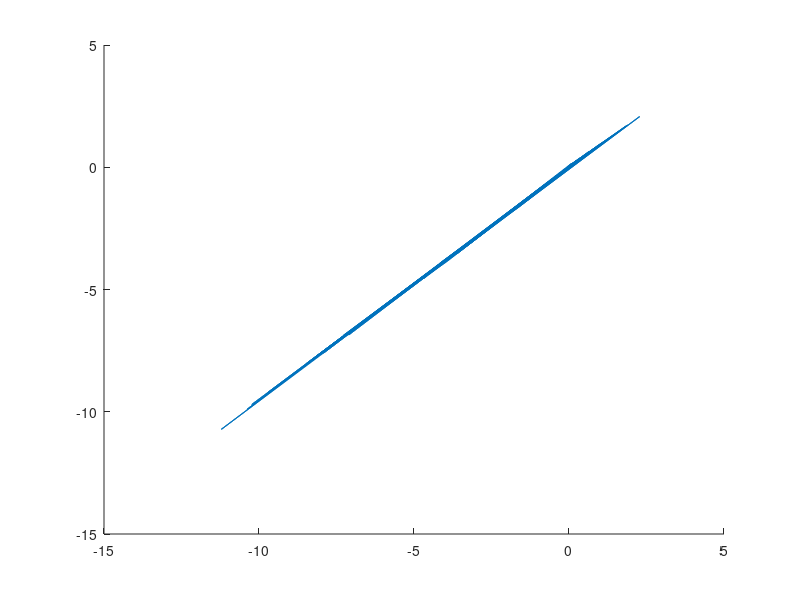
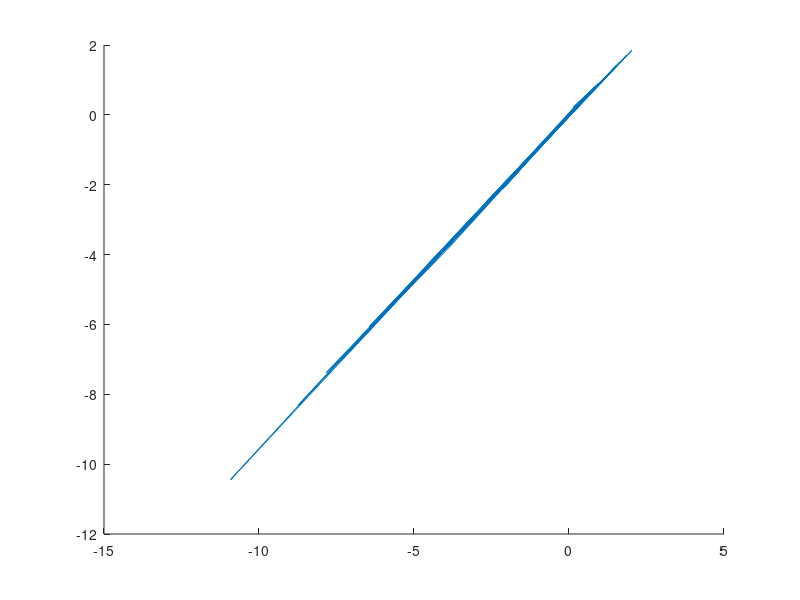
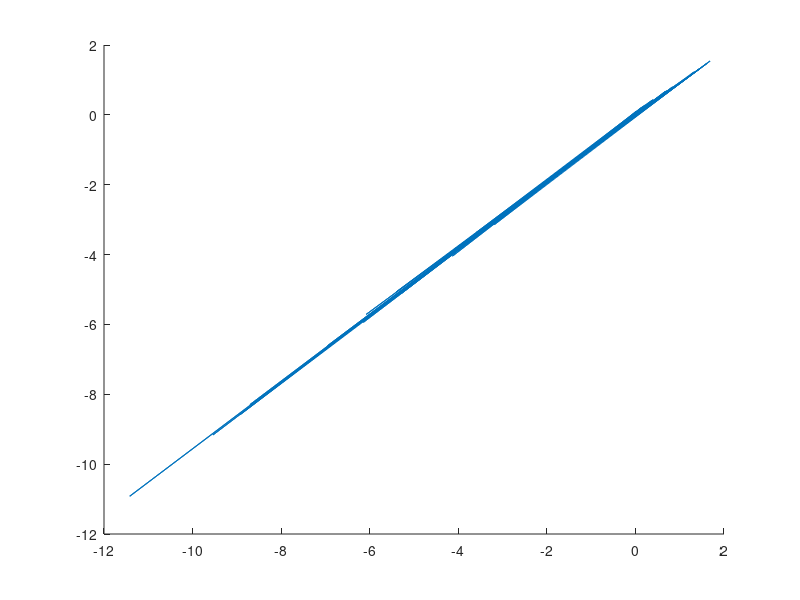
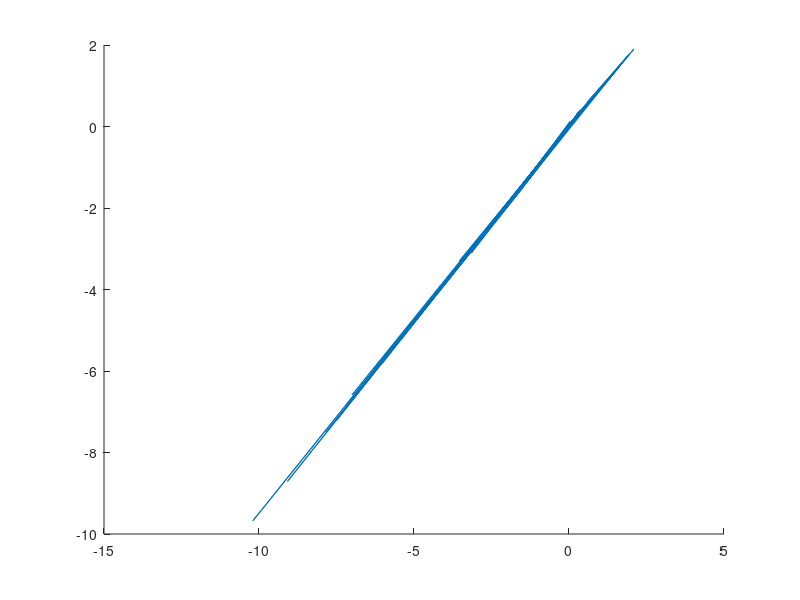

Write the MATLAB code that produced these figures, in order.
% a) Competing Dynamics Model
true_set = [];
for n = 1:5 
    
    x = 3*rand(100,1);
    y = 2*rand(100,1);
    sets = [x,y];
    delta_t = 0.1;

    for col=1:size(sets)
        x = sets(col,1);
        y = sets(col,2);

        x_dot = ((3-x-2*y)*x) + delta_t*((3-x-2*y)*x);
        y_dot = ((3-x-2*y)*x) + delta_t*((2-y-x)*y);
        new_set(col,:) = [x_dot,y_dot];
    end
    figure
    hold on;
    plot(new_set(:,1),new_set(:,2));
    hold on;
%     true_set = [true_set, new_set];
%     s = new_set(1)
%     true_set = ([new_set(:,1),new_set(:,2)]);
%     m2 = m([1,2,4],:); % Extract rows 1, 2, and 4;
%     m2 = m2(:, [1, 2, 4, 6]); Now extract columns 1,2,4,& 6

end


figure;
hold on;
% for v = 1:2:200
% % for col=1:100
%     plot(true_set(:,v), true_set(:,v+1));
% end
% h = cellfun(@(x) plot(x), true_set);
% scatter(true_set(:,1), true_set(:,2));
xlabel('x_dot');
ylabel('y_dot');
grid;
axis equal;

% fplot(x_dot,y_dot);

% Discretizing into discrete time using t_s = 0.1
% Hd = c2d(x_dot,0.1,'foh');


% % b) Classic Predator-Prey Model 
% x = rand(100,100);
% y = rand(100,100);
% theta = 2;
% x_dot = (1-y).*x;
% y_dot = theta.*(x-1).*y;
% 
% % NOT SURE IF THIS IS RIGHT...
% figure;
% % quiver(x, y, x_dot, y_dot);
% plot(x_dot, y_dot);
% xlabel('x_dot');
% ylabel('y_dot');
% grid;
% axis equal;
% 
% 
% % c) Selkov Model 
% x = rand(100,100);
% y = rand(100,100);
% theta = 1;
% x_dot = -x + 0.1.*y + y.*x.^2;
% y_dot = theta - 0.1.*y - y.*x.^2;